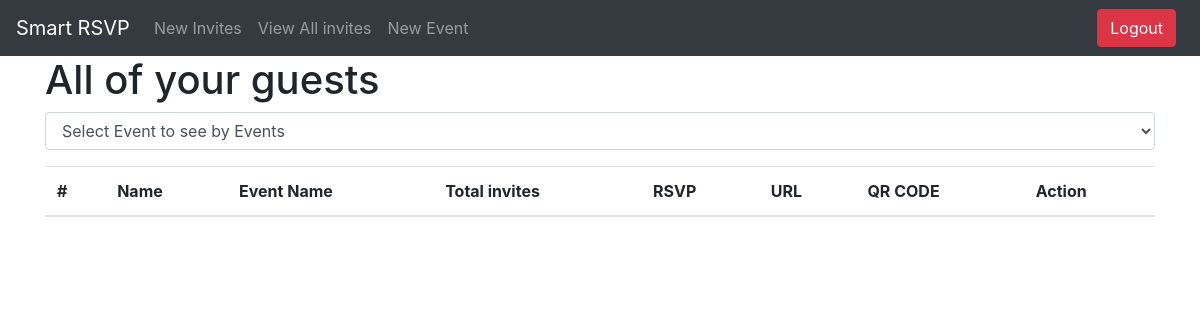
Before: /viewAll (signed in) with the older database file.
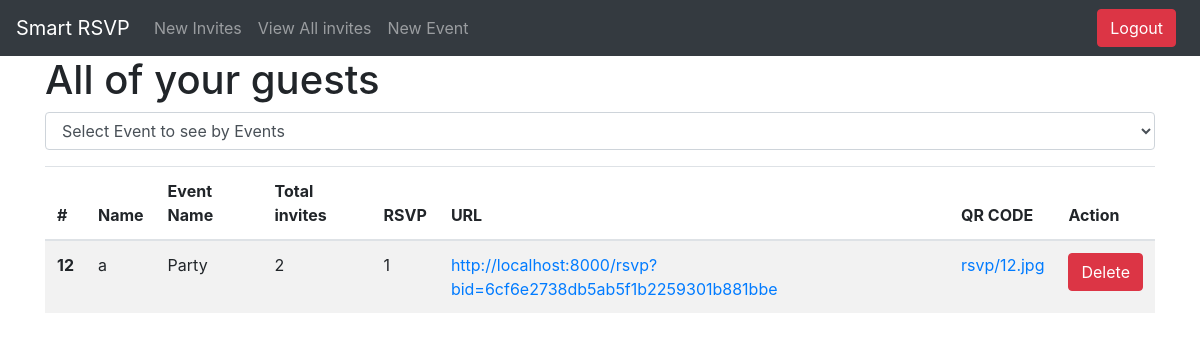
After: the same page with the newer database file.
### rsvp/models.py (models this page shows)
class Booking(models.Model):
    booking_id = models.AutoField(primary_key=True)
    user = models.ForeignKey(settings.AUTH_USER_MODEL, on_delete=models.CASCADE, default=1)
    event = models.ForeignKey(Event, on_delete=models.CASCADE)
    guest_name = models.CharField(max_length=300)
    max_rsvp = models.IntegerField()
    done_rsvp = models.IntegerField()
    digest = models.CharField(max_length=35)
    url = models.CharField(max_length=250)
    qrcode = models.ImageField(upload_to="rsvp", default="")

class Event(models.Model):
    event_id = models.AutoField(primary_key=True)
    event_name = models.CharField(max_length=200)
    event_desc = models.CharField(max_length=500)
    user = models.ForeignKey(settings.AUTH_USER_MODEL, on_delete=models.CASCADE, default=1)

### rsvp/views.py (the view, shortened to what this page needs)
# urls.py: path("viewAll", views.viewAll, name="viewAll"),
def viewAll(request):
    if request.user.is_authenticated:
        user = request.user
        id = request.GET.get('eid')
        all_bookings = Booking.objects.all().filter(user=user)
        events = Event.objects.all().filter(user=user)
        params = { 'all': all_bookings, 'events': events }
        return render(request, 'viewAll.html', params)
    else:
        return redirect('register_login')

### rsvp/templates/viewAll.html (shortened to what this page needs)
{% extends 'base.html' %}
{%block body%}
   <div class="container">
      <h1>All of your guests</h1>
       <div class="form-group">
            <select class="form-control" id="select" name="event_id" onchange="selectListener();">
                <option value="all">Select Event to see by Events</option>
            </select>
       </div>
       <table class="table table-striped">
          <thead>
            <tr>
              <th scope="col">#</th>
              <th scope="col">Name</th>
              <th scope="col">Event Name</th>
              <th scope="col">Total invites</th>
              <th scope="col">RSVP</th>
              <th scope="col">URL</th>
              <th scope="col">QR CODE</th>
              <th scope="col">Action</th>
            </tr>
          </thead>
          <tbody>
          {% for item in all %}
            <tr>
              <th scope="row">{{ item.booking_id }}</th>
              <td>{{ item.guest_name }}</td>
              <td>{{ item.event.event_name }}</td>
              <td>{{ item.max_rsvp }}</td>
              <td>{{ item.done_rsvp }}</td>
              <td><a href="{{ item.url }}" target="_blank">{{ item.url }}</a></td>
              <td><a href="/media/{{ item.qrcode }}" target="_blank">{{ item.qrcode }}</a> </td>
              <td><a class="btn btn-danger" href="/delete?b_id={{ item.booking_id }}">Delete</a> </td>
            </tr>
          {% endfor %}
          </tbody>
        </table>
</div>
{% endblock %}

Changed rows visible on the page:
added Booking: booking_id "12", guest_name "a", event.event_name "Party", max_rsvp "2", done_rsvp "1", url "http://localhost:8000/rsvp?bid=6cf6e2738db5ab5f1b2259301b881bbe", qrcode "rsvp/12.jpg"
